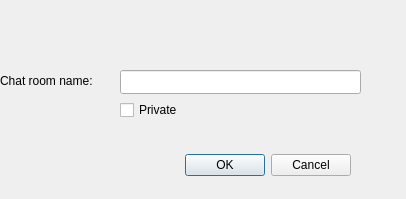
<?xml version="1.0" encoding="UTF-8"?>
<ui version="4.0">
 <class>CreateChatRoom</class>
 <widget class="QDialog" name="CreateChatRoom">
  <property name="geometry">
   <rect>
    <x>0</x>
    <y>0</y>
    <width>406</width>
    <height>199</height>
   </rect>
  </property>
  <property name="windowTitle">
   <string>Dialog</string>
  </property>
  <widget class="QDialogButtonBox" name="buttonBox">
   <property name="geometry">
    <rect>
     <x>10</x>
     <y>149</y>
     <width>341</width>
     <height>32</height>
    </rect>
   </property>
   <property name="orientation">
    <enum>Qt::Horizontal</enum>
   </property>
   <property name="standardButtons">
    <set>QDialogButtonBox::Cancel|QDialogButtonBox::Ok</set>
   </property>
  </widget>
  <widget class="QLabel" name="m_label">
   <property name="geometry">
    <rect>
     <x>0</x>
     <y>70</y>
     <width>131</width>
     <height>21</height>
    </rect>
   </property>
   <property name="text">
    <string>Chat room name:</string>
   </property>
  </widget>
  <widget class="QLineEdit" name="m_chatRoomName">
   <property name="geometry">
    <rect>
     <x>120</x>
     <y>70</y>
     <width>241</width>
     <height>24</height>
    </rect>
   </property>
  </widget>
  <widget class="QCheckBox" name="m_privateCBox">
   <property name="geometry">
    <rect>
     <x>120</x>
     <y>99</y>
     <width>78</width>
     <height>22</height>
    </rect>
   </property>
   <property name="text">
    <string>Private</string>
   </property>
  </widget>
 </widget>
 <resources/>
 <connections>
  <connection>
   <sender>buttonBox</sender>
   <signal>accepted()</signal>
   <receiver>CreateChatRoom</receiver>
   <slot>accept()</slot>
   <hints>
    <hint type="sourcelabel">
     <x>248</x>
     <y>254</y>
    </hint>
    <hint type="destinationlabel">
     <x>157</x>
     <y>274</y>
    </hint>
   </hints>
  </connection>
  <connection>
   <sender>buttonBox</sender>
   <signal>rejected()</signal>
   <receiver>CreateChatRoom</receiver>
   <slot>reject()</slot>
   <hints>
    <hint type="sourcelabel">
     <x>316</x>
     <y>260</y>
    </hint>
    <hint type="destinationlabel">
     <x>286</x>
     <y>274</y>
    </hint>
   </hints>
  </connection>
 </connections>
</ui>
